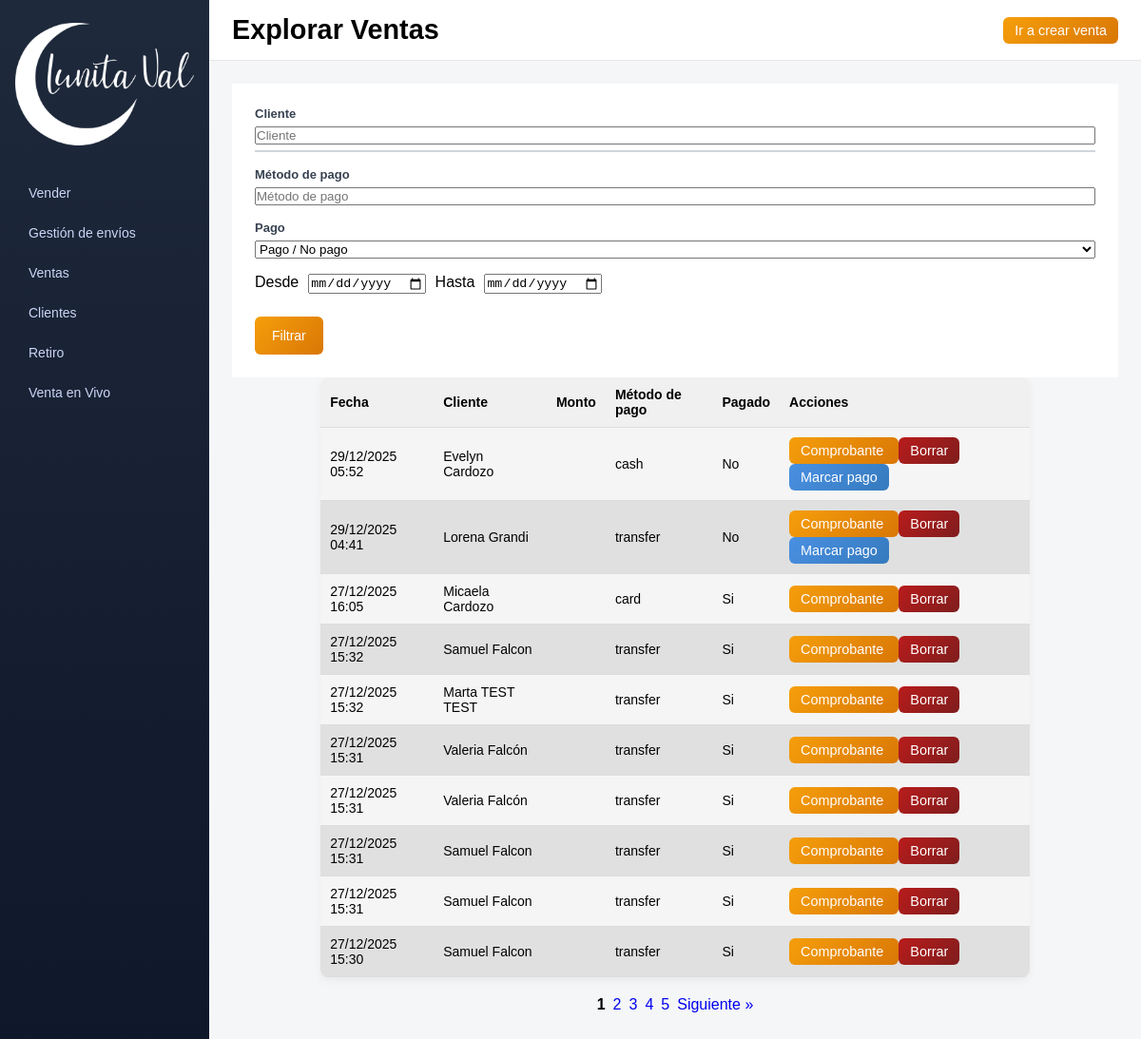
The app's page /sales/explore with its own data.
### app/models/sale.py (models this page shows)
class Sale(db.Model):
    __tablename__ = "sales"
    id = db.Column(db.Integer, primary_key=True)
    customer_id = db.Column(db.Integer, db.ForeignKey("customers.id"), nullable=False)
    amount = db.Column(db.Numeric(10, 2), nullable=False)
    payment_method = db.Column(db.String(20), nullable=False)
    paid = db.Column(db.Boolean, default=False)
    notes = db.Column(db.Text)
    sale_date = db.Column(db.DateTime, default=datetime.utcnow)
    created_at = db.Column(db.DateTime, default=datetime.utcnow)
    has_shipping = db.Column(db.Boolean, default=False)
    shipping_date = db.Column(db.Date, nullable=True)
    sales_channel = db.Column(db.String(20), nullable=False)
    is_cash = db.Column(db.Boolean, default=False, nullable=False)
    has_change = db.Column(db.Boolean, default=False, nullable=False)
    customer = db.relationship("Customer", back_populates="sales")

### app/models/customer.py (models this page shows)
class Customer(db.Model):
    __tablename__ = "customers"
    id = db.Column(db.Integer, primary_key=True)
    first_name = db.Column(db.String(100), nullable=False)
    last_name = db.Column(db.String(100), nullable=False)
    address = db.Column(db.String(255), nullable=False)
    city = db.Column(db.String(100), nullable=False)
    phone = db.Column(db.String(50), nullable=False)
    description = db.Column(db.Text)
    created_at = db.Column(db.DateTime, default=datetime.utcnow)
    sales = db.relationship(
        "Sale",
        back_populates="customer",
        lazy=True,
        cascade="all, delete-orphan"
    )

### app/routes/sales.py (the view)
@sales_bp.get("/explore")
def explore_sales_page():
    filters = {
        "customer": request.args.get("customer", ""),
        "payment_method": request.args.get("payment_method", ""),
        "paid": request.args.get("paid", ""),
        "date_from": request.args.get("date_from", ""),
        "date_to": request.args.get("date_to", ""),
        "page": int(request.args.get("page", 1))
    }
    data = explore_sales(filters)  # llamamos al servicio
    return render_template(
        "explore_sales.html",
        sales=data["sales"],
        page=data["page"],
        per_page=data["per_page"],
        total_sales=data["total_sales"],
        total_pages=data["total_pages"],
        filters=filters
    )

### templates/explore_sales.html (shortened to what this page needs)
<!DOCTYPE html>
<html lang="es">
<head>
    <link rel="stylesheet" href="{{ url_for('static', filename='css/style.css') }}">
</head>
<body>
<div class="layout">
    <aside class="sidebar">
        <div class="logo">
            <a href="{{ url_for('index') }}" class="logo-link">
                <img src="{{ url_for('static', filename='images/logoinvert.png') }}"
                     alt="Logo Lunita Val"
                     class="logo">
            </a>
        </div>
        <nav class="menu">
            <a href="{{ url_for('index') }}" class="menu_btn">Vender</a>
            <a href="{{ url_for('sales.shipments_view') }}" class="menu_btn">Gestión de envíos</a>
            <a href="{{ url_for('explore_sales') }}" class="menu_btn">Ventas</a>
            <a href="{{ url_for('customers.manage_customers_view') }}" class="menu_btn">Clientes</a>
            <a href="{{ url_for('index') }}" class="menu_btn">Retiro</a>
            <a href="{{ url_for('index') }}" class="menu_btn">Venta en Vivo</a>
        </nav>
    </aside>
    <div class="main-content">
        <header class="header">
            <h1 class="view-title">Explorar Ventas</h1>
            <a href="{{ url_for('index') }}" class="btn">
                Ir a crear venta
            </a>
        </header>
        <main class="content">
            <div class="content-column">
                <section class="form-panel">
                    <form class="filters" method="get">
                        <div class="form-group autocomplete-wrapper">
                            <label>Cliente</label>
                            <input type="text"
                                   name="customer"
                                   id="customer-input"
                                   placeholder="Cliente"
                                   autocomplete="off"
                                   value="{{ filters.customer }}">
                            <div id="customer-suggestions" class="suggestions"></div>
                        </div>
                        <div class="form-group">
                            <label>Método de pago</label>
                            <input type="text"
                                   name="payment_method"
                                   placeholder="Método de pago"
                                   value="{{ filters.payment_method }}">
                        </div>
                        <div class="form-group">
                            <label>Pago</label>
                            <select name="paid">
                                <option value="">Pago / No pago</option>
                            </select>
                        </div>
                        <div class="form-options">
                            <label>Desde</label>
                            <input type="date" name="date_from" value="{{ filters.date_from }}">
                            <label>Hasta</label>
                            <input type="date" name="date_to" value="{{ filters.date_to }}">
                        </div>
                        <div class="form-actions">
                            <button type="submit" class="btn">Filtrar</button>
                        </div>
                    </form>
                </section>
                <div class="table-wrapper">
                    <table id="salesTable">
                        <thead>
                            <tr>
                                <th>Fecha</th>
                                <th>Cliente</th>
                                <th>Monto</th>
                                <th>Método de pago</th>
                                <th>Pagado</th>
                                <th>Acciones</th>
                            </tr>
                        </thead>
                        <tbody>
                        {% for s in sales %}
                            <tr>
                                <td>{{ s.created_at.strftime('%d/%m/%Y %H:%M') }}</td>
                                <td>{{ s.customer.first_name }} {{ s.customer.last_name }}</td>
                                <td class="amount" data-amount="{{ s.amount }}"></td>
                                <td>{{ s.payment_method }}</td>
                                <td class="paid-status">{{ "Si" if s.paid else "No" }}</td>
                                <td>
                                    <a href="{{ url_for('pdf.download_sale_label', sale_id=s.id) }}"
                                       target="_blank"
                                       class="btn">
                                        Comprobante
                                    </a>
                                    <button
                                        class="button button-delete"
                                        data-url="{{ url_for('sales.delete_existing_sale', id=s.id) }}">
                                        Borrar
                                    </button>
                                    {% if not s.paid %}
                                    <button
                                        class="btn-pay"
                                        data-sale="{{ s.id }}"
                                        data-url="{{ url_for('sales.mark_sale_paid_endpoint', sale_id=s.id) }}">
                                        Marcar pago
                                    </button>
                                    {% endif %}
                                </td>
                            </tr>
                        {% endfor %}
                        </tbody>
                    </table>
                </div>
                <div class="pagination">
                    {% for p in range(1, total_pages + 1) %}
                        {% if p == page %}
                            <strong>{{ p }}</strong>
                        {% else %}
                            <a href="{{ url_for('sales.explore_sales_page', page=p,
                                customer=filters.customer,
                                payment_method=filters.payment_method,
                                paid=filters.paid,
                                date_from=filters.date_from,
                                date_to=filters.date_to) }}">
                                {{ p }}
                            </a>
                        {% endif %}
                    {% endfor %}
                    {% if page < total_pages %}
                        <a href="{{ url_for('sales.explore_sales_page', page=page+1,
                            customer=filters.customer,
                            payment_method=filters.payment_method,
                            paid=filters.paid,
                            date_from=filters.date_from,
                            date_to=filters.date_to) }}">
                            Siguiente »
                        </a>
                    {% endif %}
                </div>
            </div>
        </main>
    </div>
</div>
</body>
</html>

### static/css/style.css (style rules this page uses)
* { margin: 0; padding: 0; box-sizing: border-box; }
html, body { height: 100%; font-family: Arial, sans-serif; }
.layout { display: flex; width: 100%; height: 100vh; }
a { text-decoration: none; }
.layout { display: flex; height: 100vh; width: 100vw; overflow: hidden; }
.sidebar { width: 15%; min-width: 220px; height: 100vh; background: linear-gradient(to bottom, #1e293b, #0f172a); color: #e5e7eb; padding: 24px 16px; display: flex; flex-direction: column; gap: 32px; }
.sidebar .logo { display: flex; justify-content: center; }
.sidebar .logo img { max-width: 200px; width: 100%; height: auto; }
.sidebar nav { display: flex; flex-direction: column; gap: 6px; }
.sidebar nav a { text-decoration: none; color: #cbd5f5; padding: 10px 14px; border-radius: 8px; font-size: 14px; display: flex; align-items: center; gap: 10px; transition: background 0.2s ease, color 0.2s ease; }
.main-content { width: 85%; display: flex; flex-direction: column; height: 100vh; background-color: #f5f6f8; }
.header { height: 64px; background-color: #ffffff; border-bottom: 1px solid #e5e7eb; display: flex; align-items: center; justify-content: space-between; padding: 0 24px; flex-shrink: 0; }
.view-title { font-size: 1.8rem; font-weight: bold; margin: 0; }
.content { flex: 1; overflow-y: auto; padding: 24px; }
.button, .btn, .btn-pay, .btnNewCustomer, .button-edit, .button-delete { padding: 6px 12px; border: none; border-radius: 6px; font-size: 0.9rem; cursor: pointer; color: white; transition: all 0.2s ease-in-out; }
.button-edit, .btn-pay, .btnNewCustomer { background: linear-gradient(135deg, #4A90E2, #357ABD); }
.button-delete { background: linear-gradient(135deg, #B91C1C, #7F1D1D); }
.button-download, .btn { background: linear-gradient(135deg, #F59E0B, #D97706); }
.form-panel { background: #fff; padding: 24px; box-sizing: border-box; }
#salesTable, #customersTable { width: 80%; margin: 0 auto; border-collapse: collapse; background-color: #fff; border-radius: 8px; overflow: hidden; box-shadow: 0 4px 10px rgba(0,0,0,0.05); }
#salesTable th, #salesTable td, #customersTable th, #customersTable td { padding: 10px; border-bottom: 1px solid #ddd; text-align: left; font-size: 14px; }
#salesTable th, #customersTable th { background-color: #f0f0f0; font-weight: bold; }
#salesTable tbody tr:nth-child(odd), #customersTable tbody tr:nth-child(odd) { background-color: #f5f5f5; }
#salesTable tbody tr:nth-child(even), #customersTable tbody tr:nth-child(even) { background-color: #e0e0e0; }
button { cursor: pointer; }
.form-group { display: flex; flex-direction: column; gap: 6px; margin-bottom: 16px; }
.form-group label, .form-label { font-size: 13px; font-weight: 600; color: #374151; }
.form-options { display: flex; flex-wrap: wrap; gap: 10px; }
.suggestions { border: 1px solid #d1d5db; background: #ffffff; max-height: 150px; overflow-y: auto; }
.form-actions { margin-top: 24px; }
.form-actions button { padding: 12px 18px; color: #ffffff; border: none; font-size: 14px; cursor: pointer; }
.pagination { display: flex; justify-content: center; align-items: center; gap: 8px; margin: 20px 0; }

### records on screen
Sale: created_at "29/12/2025 05:52", customer.first_name "Evelyn", customer.last_name "Cardozo", amount 15000 (drawn), payment_method "cash", paid "No"
Sale: created_at "29/12/2025 04:41", customer.first_name "Lorena", customer.last_name "Grandi", amount 15000 (drawn), payment_method "transfer", paid "No"
Sale: created_at "27/12/2025 16:05", customer.first_name "Micaela", customer.last_name "Cardozo", payment_method "card", paid "Si"
Sale: created_at "27/12/2025 15:32", customer.first_name "Samuel", customer.last_name "Falcon", payment_method "transfer", paid "Si"
Sale: created_at "27/12/2025 15:32", customer.first_name "Marta TEST", customer.last_name "TEST", payment_method "transfer", paid "Si"
Sale: created_at "27/12/2025 15:31", customer.first_name "Valeria", customer.last_name "Falcón", payment_method "transfer", paid "Si"
Sale: created_at "27/12/2025 15:31", customer.first_name "Valeria", customer.last_name "Falcón", payment_method "transfer", paid "Si"
Sale: created_at "27/12/2025 15:31", customer.first_name "Samuel", customer.last_name "Falcon", payment_method "transfer", paid "Si"
Sale: created_at "27/12/2025 15:31", customer.first_name "Samuel", customer.last_name "Falcon", payment_method "transfer", paid "Si"
Sale: created_at "27/12/2025 15:30", customer.first_name "Samuel", customer.last_name "Falcon", payment_method "transfer", paid "Si"

### other values on screen
{{ p }} "1"
{{ p }} "2" "3" "4" "5"
